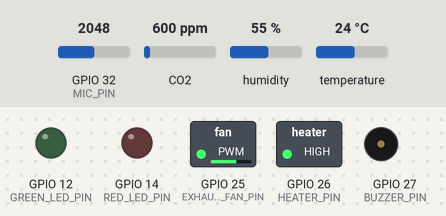
This sketch was run on a simulated ESP32. Shown: switched loads named in the sketch (green lamp = pin HIGH), output pins drawn as LEDs (lit = HIGH), buzzer (waves = sounding, pin HIGH). Inputs (shaded band) come from the test bench; at power-on: temperature 24 °C, CO2 600 ppm, GPIO 32 (MIC_PIN) = 2048, humidity 55 %. WiFi joins after 1.5 s; servers stay silent unless stated; the local clock reads 2024-03-15 10:24:30 at power-on unless the sketch sets it; the Firebase database answers and starts empty; what the sketch prints to the serial monitor is not drawn.

Above: at 2.8 s.
2.9 s: temperature set to 41 °C
At 7.0 s:
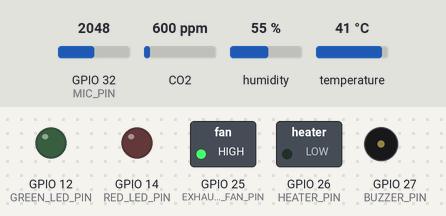
13.5 s: temperature set to 34.6 °C
17.0 s: temperature set to 33.6 °C
At 21.0 s:
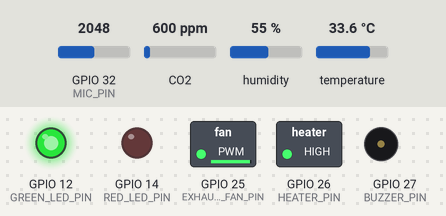
27.5 s: CO2 set to 452 ppm
At 31.2 s:
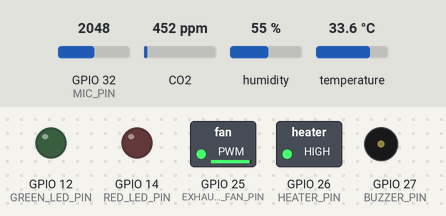
Timing chart, 0 to 54.5 s (numbered marks = the images above; inputs shaded):
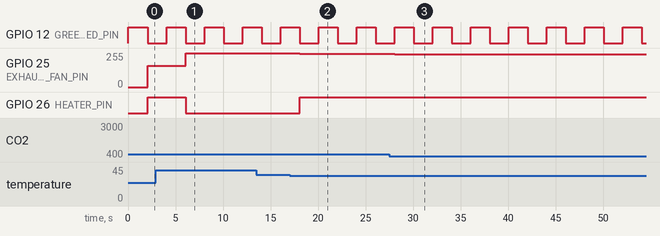

The sketch:

poultry_monitor.ino
```cpp
#include <WiFi.h>
#include <Firebase_ESP_Client.h>
#include <DHT.h>
#include <MQ135.h>
#include <Wire.h>
#include <RTClib.h>
#include <time.h>
#include "addons/TokenHelper.h"
#include "addons/RTDBHelper.h"
#include "fuzzy_logic.h"
#include "acoustic_detector.h"
#include "dynamic_profile.h"

// ==================== CONFIGURATION ====================
#define WIFI_SSID "ISMAIL"
#define WIFI_PASSWORD "asima1998"
#define FIREBASE_HOST "https://poultry-monitor-9294e-default-rtdb.firebaseio.com/"
#define FIREBASE_API_KEY "AIzaSyCCBViJKpt1tgTCwLkr_-JkusbvlicSLMY"
#define FLOCK_SIZE 5000
#define FLOCK_START_DAY 1

// ==================== PIN DEFINITIONS ====================
#define DHT22_PIN 4
#define MQ135_PIN 34
#define EXHAUST_FAN_PIN 25
#define HEATER_PIN 26
#define MIC_PIN 32
#define RED_LED_PIN 14
#define GREEN_LED_PIN 12
#define BUZZER_PIN 27
#define RTC_SDA 21
#define RTC_SCL 22

// ==================== SENSOR OBJECTS ====================
DHT dht(DHT22_PIN, DHT22);
MQ135 mq135(MQ135_PIN);
FuzzyLogic fuzzyController;
AcousticDetector acousticDetector(MIC_PIN);
DynamicProfile climateProfile(FLOCK_SIZE, FLOCK_START_DAY);
RTC_DS3231 rtc;

// ==================== FIREBASE OBJECTS ====================
FirebaseData fbdoStream;
FirebaseData fbdo;
FirebaseAuth auth;
FirebaseConfig config;

// ==================== GLOBAL VARIABLES ====================
unsigned long lastReadTime = 0;
unsigned long lastPumpPrimeTime = 0;
const unsigned long READ_INTERVAL = 2000;       // 2 seconds sensor read
const unsigned long FIREBASE_INTERVAL = 10000;  // 10 seconds Firebase push
const unsigned long BLINK_INTERVAL = 500;       // LED blink

float temperature = 0.0;
float humidity = 0.0;
float ammoniaPPM = 0.0;
int comfortScore = 0;
int fanSpeed = 0;
bool heaterState = false;
bool distressDetected = false;
float distressConfidence = 0.0;
int currentFlockDay = 1;
String systemStatus = "NORMAL";

// ==================== WIFI + FIREBASE SETUP ====================
void connectWiFi() {
  WiFi.begin(WIFI_SSID, WIFI_PASSWORD);
  Serial.print("Connecting to Wi-Fi");
  int attempts = 0;
  while (WiFi.status() != WL_CONNECTED && attempts < 30) {
    delay(500);
    Serial.print(".");
    attempts++;
  }
  if (WiFi.status() == WL_CONNECTED) {
    Serial.println("\nWi-Fi connected");
    Serial.print("IP address: ");
    Serial.println(WiFi.localIP());
  } else {
    Serial.println("\nWi-Fi connection failed – running offline");
  }
}

void setupFirebase() {
  config.api_key = FIREBASE_API_KEY;
  config.database_url = FIREBASE_HOST;
  config.token_status_callback = tokenStatusCallback;
  Firebase.begin(&config, &auth);
  Firebase.reconnectWiFi(true);
  Serial.println("Firebase configured");
}

// ==================== SETUP ====================
void setup() {
  Serial.begin(115200);
  Serial.println("\n==============================");
  Serial.println("Poultry Farm IoT System v2.0");
  Serial.println("Cloud + Edge-AI Mode");
  Serial.println("==============================\n");

  // Pin modes
  pinMode(EXHAUST_FAN_PIN, OUTPUT);
  pinMode(HEATER_PIN, OUTPUT);
  pinMode(RED_LED_PIN, OUTPUT);
  pinMode(GREEN_LED_PIN, OUTPUT);
  pinMode(BUZZER_PIN, OUTPUT);

  // Initial safe state
  digitalWrite(EXHAUST_FAN_PIN, LOW);
  digitalWrite(HEATER_PIN, LOW);
  digitalWrite(RED_LED_PIN, LOW);
  digitalWrite(GREEN_LED_PIN, HIGH);
  digitalWrite(BUZZER_PIN, LOW);

  // Initialize sensors
  dht.begin();
  Serial.println("DHT22 sensor initialized");

  // Initialize acoustic detector
  acousticDetector.begin();
  Serial.println("Acoustic detector initialized");

  // Initialize fuzzy logic
  fuzzyController.begin();
  Serial.println("Fuzzy logic controller initialized");

  // Initialize DS3231 RTC
  Wire.begin(RTC_SDA, RTC_SCL);
  if (rtc.begin()) {
    Serial.println("DS3231 RTC initialized");
    if (rtc.lostPower()) {
      Serial.println("RTC lost power – setting to compile time");
      rtc.adjust(DateTime(F(__DATE__), F(__TIME__)));
    }
  } else {
    Serial.println("DS3231 RTC not found – using NTP fallback");
  }

  // Connect to Wi-Fi and Firebase
  connectWiFi();
  if (WiFi.status() == WL_CONNECTED) {
    setupFirebase();
    // Sync time from NTP for accurate timestamps
    configTime(0, 0, "pool.ntp.org", "time.nist.gov");
  }

  // Get current flock day from Firebase or use default
  currentFlockDay = FLOCK_START_DAY;
  if (WiFi.status() == WL_CONNECTED && Firebase.ready()) {
    if (Firebase.RTDB.getInt(&fbdo, "/config/flock_start_day")) {
      currentFlockDay = fbdo.intData();
    }
  }
  climateProfile.setFlockDay(currentFlockDay);

  Serial.println("System initialization complete\n");
}

// ==================== SENSOR READING ====================
void readSensors() {
  // Read DHT22
  temperature = dht.readTemperature();
  humidity = dht.readHumidity();
  if (isnan(temperature)) temperature = 0;
  if (isnan(humidity)) humidity = 0;

  // Read MQ135 for ammonia (calibrated approximate conversion)
  float rawRZero = mq135.getRZero();
  float rawCorrected = mq135.getCorrectedRZero(temperature, humidity);
  float resistance = mq135.getResistance();
  // Approximate NH3 in ppm using MQ135 characteristic curve
  ammoniaPPM = mq135.getPPM() * 0.1; // Rough NH₃ conversion

  if (ammoniaPPM < 0) ammoniaPPM = 0;
  if (ammoniaPPM > 100) ammoniaPPM = 100;

  // Acoustic distress detection
  distressDetected = acousticDetector.checkDistress();
  distressConfidence = acousticDetector.getConfidence();

  Serial.print("Temp: "); Serial.print(temperature);
  Serial.print("°C, Hum: "); Serial.print(humidity);
  Serial.print("%, NH3: "); Serial.print(ammoniaPPM);
  Serial.print("ppm, Distress: "); Serial.println(distressDetected ? "YES" : "NO");
}

// ==================== CONTROL LOGIC ====================
void applyControl() {
  // Get age-specific target temperature
  float targetTemp = climateProfile.getTargetTemperature();
  float tempTolerance = climateProfile.getTemperatureTolerance();

  // Run fuzzy logic to determine fan speed
  fuzzyController.setInputs(temperature, humidity, ammoniaPPM, targetTemp);
  fuzzyController.compute();
  fanSpeed = fuzzyController.getFanSpeed();

  // Heater control based on dynamic profile
  if (temperature < (targetTemp - tempTolerance)) {
    heaterState = true;
  } else if (temperature > (targetTemp + tempTolerance)) {
    heaterState = false;
  }

  // Apply outputs
  analogWrite(EXHAUST_FAN_PIN, fanSpeed);  // 0-255 PWM
  digitalWrite(HEATER_PIN, heaterState ? HIGH : LOW);

  // Compute comfort score
  comfortScore = fuzzyController.getComfortScore();

  // Handle distress alert
  if (distressDetected && distressConfidence > 0.7) {
    digitalWrite(RED_LED_PIN, HIGH);
    digitalWrite(BUZZER_PIN, HIGH);
    systemStatus = "DISTRESS_ALERT";
  } else {
    digitalWrite(RED_LED_PIN, LOW);
    digitalWrite(BUZZER_PIN, LOW);
    systemStatus = "NORMAL";
  }

  // Update LED indicators
  static unsigned long lastBlink = 0;
  if (millis() - lastBlink > BLINK_INTERVAL) {
    lastBlink = millis();
    digitalWrite(GREEN_LED_PIN, !digitalRead(GREEN_LED_PIN));
  }

  Serial.print("Target: "); Serial.print(targetTemp);
  Serial.print("°C, Fan: "); Serial.print(map(fanSpeed, 0, 255, 0, 100));
  Serial.print("%, Heater: "); Serial.print(heaterState ? "ON" : "OFF");
  Serial.print(", Comfort: "); Serial.print(comfortScore);
  Serial.println("%");
}

// ==================== FIREBASE UPLOAD ====================
void pushToFirebase() {
  if (WiFi.status() != WL_CONNECTED || !Firebase.ready()) return;

  FirebaseJson json;
  json.set("temperature", temperature);
  json.set("humidity", humidity);
  json.set("ammonia_ppm", ammoniaPPM);
  json.set("fan_speed", map(fanSpeed, 0, 255, 0, 100));
  json.set("heater_state", heaterState);
  json.set("comfort_score", comfortScore);
  json.set("distress_detected", distressDetected);
  json.set("distress_confidence", distressConfidence);
  json.set("flock_day", currentFlockDay);
  json.set("target_temp", climateProfile.getTargetTemperature());
  json.set("system_status", systemStatus);

  // Get timestamp from DS3231 RTC (fallback to NTP)
  char timeStr[30];
  if (rtc.begin()) {
    DateTime now = rtc.now();
    snprintf(timeStr, sizeof(timeStr), "%04d-%02d-%02dT%02d:%02d:%02dZ",
             now.year(), now.month(), now.day(),
             now.hour(), now.minute(), now.second());
  } else {
    struct tm timeinfo;
    if (getLocalTime(&timeinfo)) {
      strftime(timeStr, sizeof(timeStr), "%Y-%m-%dT%H:%M:%SZ", &timeinfo);
    } else {
      strcpy(timeStr, "2026-01-01T00:00:00Z");
    }
  }
  json.set("timestamp", timeStr);

  // Push to Firebase real-time data
  if (Firebase.RTDB.setJSON(&fbdo, "/live_data", &json)) {
    Serial.println("✓ Data pushed to Firebase");
  } else {
    Serial.print("Firebase push error: ");
    Serial.println(fbdo.errorReason());
  }

  // Also push to history array
  if (Firebase.RTDB.pushJSON(&fbdoStream, "/history", &json)) {
    Serial.println("✓ History entry added");
  }
}

// ==================== FIREBASE READS ====================
void checkFirebaseConfig() {
  if (WiFi.status() != WL_CONNECTED || !Firebase.ready()) return;

  // Check if flock day was updated remotely
  if (Firebase.RTDB.getInt(&fbdo, "/config/flock_start_day")) {
    int remoteDay = fbdo.intData();
    if (remoteDay != currentFlockDay) {
      currentFlockDay = remoteDay;
      climateProfile.setFlockDay(currentFlockDay);
      Serial.print("Flock day updated to: ");
      Serial.println(currentFlockDay);
    }
  }

  // Check for manual override
  if (Firebase.RTDB.getBool(&fbdo, "/config/manual_override")) {
    bool ovr = fbdo.boolData();
    if (ovr) {
      systemStatus = "MANUAL_OVERRIDE";
      Serial.println("Manual override active");
    }
  }
}

// ==================== MAIN LOOP ====================
void loop() {
  unsigned long now = millis();

  // Read sensors every 2 seconds
  if (now - lastReadTime >= READ_INTERVAL) {
    lastReadTime = now;
    readSensors();
    applyControl();
  }

  // Push to Firebase every 10 seconds
  if (now - lastPumpPrimeTime >= FIREBASE_INTERVAL) {
    lastPumpPrimeTime = now;
    pushToFirebase();
    checkFirebaseConfig();
  }

  // Update flock day incrementally (every 24 hours real-time, or manually)
  static unsigned long lastDayCheck = 0;
  if (now - lastDayCheck >= 86400000UL) { // 24 hours
    lastDayCheck = now;
    currentFlockDay++;
    climateProfile.setFlockDay(currentFlockDay);
    Serial.print("Flock day advanced to: ");
    Serial.println(currentFlockDay);
  }
}
```

acoustic_detector.cpp
```cpp
#include "acoustic_detector.h"

AcousticDetector::AcousticDetector(int pin) {
  micPin = pin;
  distressConfidence = 0.0;
}

void AcousticDetector::begin() {
  pinMode(micPin, INPUT);
  distressConfidence = 0.0;
  Serial.println("Acoustic Detector (Edge-AI) ready");
}

bool AcousticDetector::checkDistress() {
  const int NUM_SAMPLES = 256;
  const int SAMPLING_RATE = 8000; // 8kHz
  int samples[NUM_SAMPLES];

  // Collect audio samples
  unsigned long startTime = micros();
  for (int i = 0; i < NUM_SAMPLES; i++) {
    samples[i] = analogRead(micPin);
    delayMicroseconds(1000000 / SAMPLING_RATE);
  }
  unsigned long elapsed = micros() - startTime;

  // Analyze distress frequency band (3-5 kHz for chick calls)
  float distressEnergy = computeSpectralEnergy(3000, 5000, samples, NUM_SAMPLES);
  float totalEnergy = computeSpectralEnergy(200, 7000, samples, NUM_SAMPLES);

  // Calculate relative energy in distress band
  if (totalEnergy > 1.0) {
    distressConfidence = distressEnergy / totalEnergy;
  } else {
    distressConfidence = 0.0;
  }

  // Apply noise floor threshold
  if (distressConfidence < 0.15) distressConfidence = 0.0;

  // Normalize confidence
  distressConfidence = constrain(distressConfidence, 0.0, 1.0);

  return (distressConfidence > 0.6);
}

float AcousticDetector::getConfidence() {
  return distressConfidence;
}

float AcousticDetector::analyzeFrequencyBand(int samples[], int numSamples, int samplingRate) {
  // Simplified FFT-based energy analysis
  float energy = 0;
  for (int i = 0; i < numSamples; i++) {
    // Apply a simple bandpass filter via difference
    float val = samples[i] - 2048.0;  // Center around zero (12-bit ADC)
    energy += val * val;
  }
  return energy / (float)numSamples;
}

float AcousticDetector::computeSpectralEnergy(float freqLow, float freqHigh,
                                                int samples[], int numSamples) {
  // Simplified spectral energy estimation using zero-crossing + peak detection
  // In production, this would use a proper FFT (e.g., arduinoFFT library)
  float energy = 0;
  int zeroCrossings = 0;
  int peaks = 0;
  long sumAmplitude = 0;

  for (int i = 1; i < numSamples; i++) {
    int diff = samples[i] - samples[i-1];
    sumAmplitude += abs(samples[i] - 2048);

    // Count zero crossings
    if ((samples[i] > 2048 && samples[i-1] <= 2048) ||
        (samples[i] <= 2048 && samples[i-1] > 2048)) {
      zeroCrossings++;
    }

    // Simple peak detection
    if (abs(samples[i] - 2048) > 1500) {
      peaks++;
    }
  }

  float avgAmplitude = sumAmplitude / (float)numSamples;
  float crossingRate = zeroCrossings / (float)(numSamples - 1);

  // Map crossing rate to frequency band relevance
  // 3000-5000 Hz distress band => crossing rate ~0.375-0.625 at 8kHz sampling
  float lowCrossing = (freqLow * 2.0) / (float)8000.0;
  float highCrossing = (freqHigh * 2.0) / (float)8000.0;

  if (crossingRate >= lowCrossing && crossingRate <= highCrossing) {
    energy = avgAmplitude * (1.0 + peaks * 0.01);
  } else {
    // Reduced weight outside target band
    float distFromBand = min(abs(crossingRate - lowCrossing), abs(crossingRate - highCrossing));
    energy = avgAmplitude * 0.1 / (1.0 + distFromBand * 10.0);
  }

  return energy / 100.0;  // Normalized
}
```

acoustic_detector.h
```cpp
#ifndef ACOUSTIC_DETECTOR_H
#define ACOUSTIC_DETECTOR_H

#include <Arduino.h>

class AcousticDetector {
public:
  AcousticDetector(int micPin);
  void begin();
  bool checkDistress();
  float getConfidence();
  float analyzeFrequencyBand(int samples[], int numSamples, int samplingRate);

private:
  int micPin;
  float distressConfidence;
  unsigned long lastSampleTime;
  float movingAvgEnergy;
  int consecutiveDetections;

  // Frequency bands for chick distress calls (3-5 kHz typical)
  float computeSpectralEnergy(float freqLow, float freqHigh, int samples[], int numSamples);
};

#endif
```

dynamic_profile.cpp
```cpp
#include "dynamic_profile.h"

DynamicProfile::DynamicProfile(int size, int startDay) {
  flockSize = size;
  currentDay = startDay;
  targetTemp = computeTargetTemp(currentDay);
  tempTolerance = computeTolerance(currentDay);
  targetHumidity = computeHumidityTarget(currentDay);
  nh3Threshold = 25.0;
}

void DynamicProfile::setFlockDay(int day) {
  currentDay = day;
  targetTemp = computeTargetTemp(day);
  tempTolerance = computeTolerance(day);
  targetHumidity = computeHumidityTarget(day);
  printCurrentProfile();
}

int DynamicProfile::getFlockDay() {
  return currentDay;
}

float DynamicProfile::getTargetTemperature() {
  return targetTemp;
}

float DynamicProfile::getTemperatureTolerance() {
  return tempTolerance;
}

float DynamicProfile::getTargetHumidity() {
  return targetHumidity;
}

float DynamicProfile::getAmmoniaThreshold() {
  return nh3Threshold;
}

float DynamicProfile::getRecommendedVentilation() {
  // Ventilation rates increase with bird age/size (CFM per bird)
  if (currentDay <= 7) return 0.1;
  if (currentDay <= 14) return 0.3;
  if (currentDay <= 21) return 0.6;
  if (currentDay <= 28) return 1.0;
  if (currentDay <= 35) return 1.5;
  return 2.0;
}

void DynamicProfile::printCurrentProfile() {
  Serial.print("=== Flock Day ");
  Serial.print(currentDay);
  Serial.print(" | Target Temp: ");
  Serial.print(targetTemp);
  Serial.print("°C ± ");
  Serial.print(tempTolerance);
  Serial.print(" | Target RH: ");
  Serial.print(targetHumidity);
  Serial.println("% ===");
}

// ==================== AGE-SPECIFIC TEMPERATURE PROFILE ====================
// Based on standard broiler poultry guidelines
float DynamicProfile::computeTargetTemp(int day) {
  if (day <= 1) return 35.0;
  if (day <= 3) return 34.0;
  if (day <= 7) return 32.0;
  if (day <= 14) return 29.5;
  if (day <= 21) return 27.0;
  if (day <= 28) return 24.0;
  if (day <= 35) return 21.0;
  if (day <= 42) return 19.0;
  return 18.0;  // Day 43+ market weight
}

float DynamicProfile::computeTolerance(int day) {
  // Younger birds need tighter control
  if (day <= 7) return 1.0;
  if (day <= 14) return 1.5;
  if (day <= 21) return 2.0;
  if (day <= 35) return 2.5;
  return 3.0;
}

float DynamicProfile::computeHumidityTarget(int day) {
  // Higher humidity for young chicks, gradually reduce
  if (day <= 7) return 65.0;
  if (day <= 14) return 60.0;
  if (day <= 21) return 55.0;
  if (day <= 35) return 50.0;
  return 50.0;
}
```

dynamic_profile.h
```cpp
#ifndef DYNAMIC_PROFILE_H
#define DYNAMIC_PROFILE_H

#include <Arduino.h>

class DynamicProfile {
public:
  DynamicProfile(int flockSize, int startDay);
  void setFlockDay(int day);
  int getFlockDay();
  float getTargetTemperature();
  float getTemperatureTolerance();
  float getTargetHumidity();
  float getAmmoniaThreshold();
  float getRecommendedVentilation(); // CFM per bird
  void printCurrentProfile();

private:
  int flockSize;
  int currentDay;
  float targetTemp;
  float tempTolerance;
  float targetHumidity;
  float nh3Threshold;

  // Age-specific temperature profile (Broiler chickens)
  float computeTargetTemp(int day);
  float computeTolerance(int day);
  float computeHumidityTarget(int day);
};

#endif
```

fuzzy_logic.h
```cpp
#ifndef FUZZY_LOGIC_H
#define FUZZY_LOGIC_H

#include <Arduino.h>

class FuzzyLogic {
public:
  FuzzyLogic();
  void begin();
  void setInputs(float temp, float hum, float nh3, float targetTemp);
  void compute();
  int getFanSpeed();       // 0-255
  int getComfortScore();   // 0-100

private:
  float temperature;
  float humidity;
  float ammonia;
  float targetTemp;
  int fanSpeed;
  int comfortScore;

  // Membership functions
  float tempErrorCold(float err);
  float tempErrorComfort(float err);
  float tempErrorHot(float err);
  float nh3Low(float nh3);
  float nh3Medium(float nh3);
  float nh3High(float nh3);
  float fanLow(float val);
  float fanMedium(float val);
  float fanHigh(float val);

  float fuzzifyAND(float a, float b);
  float fuzzifyOR(float a, float b);
  float defuzzifyCentroid(float low, float mid, float high);
};

#endif
```

Source omitted: fuzzy_logic.cpp (5083 bytes)

Measured:
- the behaviour switches between 34 and 33.9 °C on temperature (found by bisection; images 1 and 2)
- after the input at 2.9 s, GPIO 25 (EXHAUST_FAN_PIN): 160/255 → 255/255 after 3.2 s; GPIO 26 (HEATER_PIN): HIGH → LOW after 3.2 s
- after the input at 17.0 s, GPIO 25 (EXHAUST_FAN_PIN): 255/255 → 248/255 after 1.1 s; GPIO 26 (HEATER_PIN): LOW → HIGH after 1.1 s
- after the input at 27.5 s, GPIO 25 (EXHAUST_FAN_PIN): 248/255 → 246/255 after 0.56 s
- by itself, GPIO 12 (GREEN_LED_PIN): alternates HIGH for 2.0 s and LOW for 2.0 s
